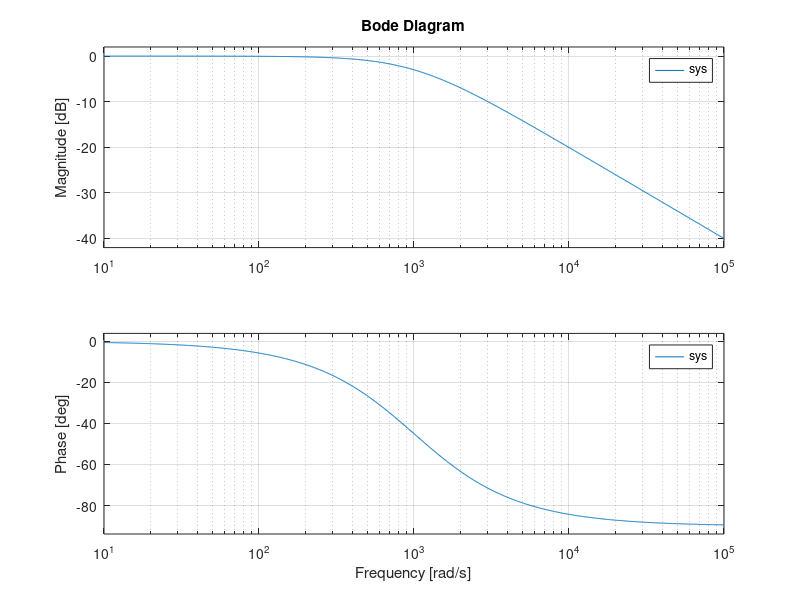
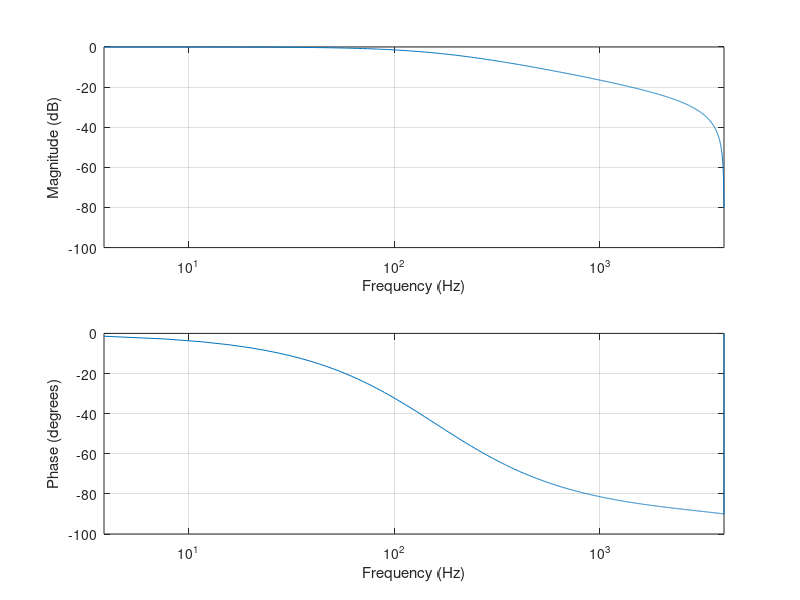

Reproduce these figures in MATLAB, in order.
R = 1e3;
C = 1e-6;

sys = tf([1], [R*C 1]);

bode(sys);

figure;
freqz([1/17 1/17], [1 -15/17],1024, 8000)
ax = findall(gcf, 'Type', 'axes');
set(ax, 'XScale', 'log');